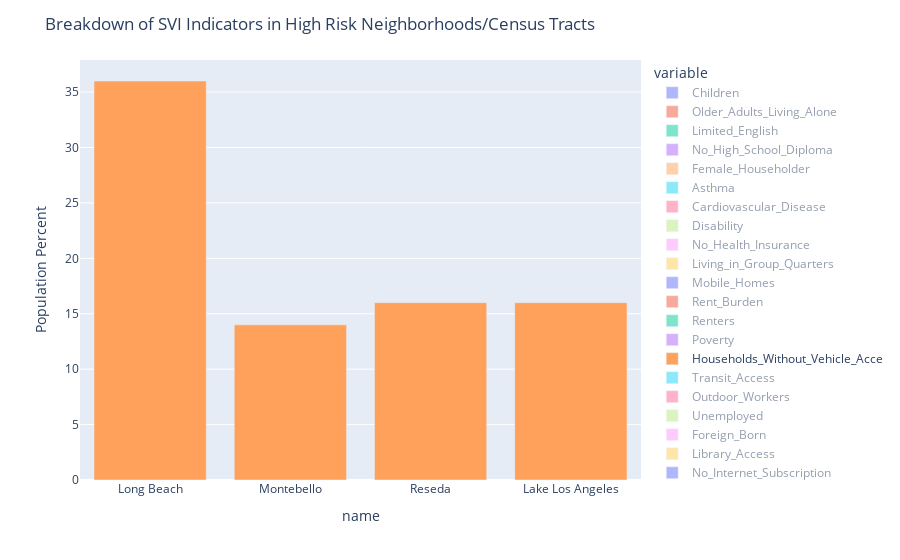

Notebook code cell kept with this figure:
### Code cell
# make a stacked bar chart
fig = px.bar(featured,
       x='name',
       y=svi_indicators,
      #color='grp_description', # this creates the "stack"
        labels={'Social Vulnerability Indicators'})
#adding titles
fig.update_layout(
    title='Breakdown of SVI Indicators in High Risk Neighborhoods/Census Tracts',
    yaxis=dict(
        title='Population Percent'))

fig.show()

### Figure 1 — Plotly figure (JSON) as saved in the notebook; plotly's stock layout.template omitted (floating-point values rounded to 4 significant figures)
{"data": [{"alignmentgroup": "True", "hovertemplate": "variable=Children<br>name=%{x}<br>value=%{y}<extra></extra>", "legendgroup": "Children", "marker": {"color": "#636efa", "pattern": {"shape": ""}}, "name": "Children", "offsetgroup": "Children", "orientation": "v", "showlegend": true, "textposition": "auto", "type": "bar", "visible": "legendonly", "x": ["Long Beach", "Montebello", "Reseda", "Lake Los Angeles"], "xaxis": "x", "y": [26, 26, 20, 19], "yaxis": "y"}, {"alignmentgroup": "True", "hovertemplate": "variable=Older_Adults_Living_Alone<br>name=%{x}<br>value=%{y}<extra></extra>", "legendgroup": "Older_Adults_Living_Alone", "marker": {"color": "#EF553B", "pattern": {"shape": ""}}, "name": "Older_Adults_Living_Alone", "offsetgroup": "Older_Adults_Living_Alone", "orientation": "v", "showlegend": true, "textposition": "auto", "type": "bar", "visible": "legendonly", "x": ["Long Beach", "Montebello", "Reseda", "Lake Los Angeles"], "xaxis": "x", "y": [30, 20, 18, 28], "yaxis": "y"}, {"alignmentgroup": "True", "hovertemplate": "variable=Limited_English<br>name=%{x}<br>value=%{y}<extra></extra>", "legendgroup": "Limited_English", "marker": {"color": "#00cc96", "pattern": {"shape": ""}}, "name": "Limited_English", "offsetgroup": "Limited_English", "orientation": "v", "showlegend": true, "textposition": "auto", "type": "bar", "visible": "legendonly", "x": ["Long Beach", "Montebello", "Reseda", "Lake Los Angeles"], "xaxis": "x", "y": [23, 36, 23, 12], "yaxis": "y"}, {"alignmentgroup": "True", "hovertemplate": "variable=No_High_School_Diploma<br>name=%{x}<br>value=%{y}<extra></extra>", "legendgroup": "No_High_School_Diploma", "marker": {"color": "#ab63fa", "pattern": {"shape": ""}}, "name": "No_High_School_Diploma", "offsetgroup": "No_High_School_Diploma", "orientation": "v", "showlegend": true, "textposition": "auto", "type": "bar", "visible": "legendonly", "x": ["Long Beach", "Montebello", "Reseda", "Lake Los Angeles"], "xaxis": "x", "y": [35, 44, 18, 43], "yaxis": "y"}, {"alignmentgroup": "True", "hovertemplate": "variable=Female_Householder<br>name=%{x}<br>value=%{y}<extra></extra>", "legendgroup": "Female_Householder", "marker": {"color": "#FFA15A", "pattern": {"shape": ""}}, "name": "Female_Householder", "offsetgroup": "Female_Householder", "orientation": "v", "showlegend": true, "textposition": "auto", "type": "bar", "visible": "legendonly", "x": ["Long Beach", "Montebello", "Reseda", "Lake Los Angeles"], "xaxis": "x", "y": [8, 14, 7, 6], "yaxis": "y"}, {"alignmentgroup": "True", "hovertemplate": "variable=Asthma<br>name=%{x}<br>value=%{y}<extra></extra>", "legendgroup": "Asthma", "marker": {"color": "#19d3f3", "pattern": {"shape": ""}}, "name": "Asthma", "offsetgroup": "Asthma", "orientation": "v", "showlegend": true, "textposition": "auto", "type": "bar", "visible": "legendonly", "x": ["Long Beach", "Montebello", "Reseda", "Lake Los Angeles"], "xaxis": "x", "y": [115, 41, 73, 108], "yaxis": "y"}, {"alignmentgroup": "True", "hovertemplate": "variable=Cardiovascular_Disease<br>name=%{x}<br>value=%{y}<extra></extra>", "legendgroup": "Cardiovascular_Disease", "marker": {"color": "#FF6692", "pattern": {"shape": ""}}, "name": "Cardiovascular_Disease", "offsetgroup": "Cardiovascular_Disease", "orientation": "v", "showlegend": true, "textposition": "auto", "type": "bar", "visible": "legendonly", "x": ["Long Beach", "Montebello", "Reseda", "Lake Los Angeles"], "xaxis": "x", "y": [11, 8, 10, 13], "yaxis": "y"}, {"alignmentgroup": "True", "hovertemplate": "variable=Disability<br>name=%{x}<br>value=%{y}<extra></extra>", "legendgroup": "Disability", "marker": {"color": "#B6E880", "pattern": {"shape": ""}}, "name": "Disability", "offsetgroup": "Disability", "orientation": "v", "showlegend": true, "textposition": "auto", "type": "bar", "visible": "legendonly", "x": ["Long Beach", "Montebello", "Reseda", "Lake Los Angeles"], "xaxis": "x", "y": [15, 18, 12, 21], "yaxis": "y"}, {"alignmentgroup": "True", "hovertemplate": "variable=No_Health_Insurance<br>name=%{x}<br>value=%{y}<extra></extra>", "legendgroup": "No_Health_Insurance", "marker": {"color": "#FF97FF", "pattern": {"shape": ""}}, "name": "No_Health_Insurance", "offsetgroup": "No_Health_Insurance", "orientation": "v", "showlegend": true, "textposition": "auto", "type": "bar", "visible": "legendonly", "x": ["Long Beach", "Montebello", "Reseda", "Lake Los Angeles"], "xaxis": "x", "y": [14, 14, 9, 9], "yaxis": "y"}, {"alignmentgroup": "True", "hovertemplate": "variable=Living_in_Group_Quarters<br>name=%{x}<br>value=%{y}<extra></extra>", "legendgroup": "Living_in_Group_Quarters", "marker": {"color": "#FECB52", "pattern": {"shape": ""}}, "name": "Living_in_Group_Quarters", "offsetgroup": "Living_in_Group_Quarters", "orientation": "v", "showlegend": true, "textposition": "auto", "type": "bar", "visible": "legendonly", "x": ["Long Beach", "Montebello", "Reseda", "Lake Los Angeles"], "xaxis": "x", "y": [0, 0, 3, 0], "yaxis": "y"}, {"alignmentgroup": "True", "hovertemplate": "variable=Mobile_Homes<br>name=%{x}<br>value=%{y}<extra></extra>", "legendgroup": "Mobile_Homes", "marker": {"color": "#636efa", "pattern": {"shape": ""}}, "name": "Mobile_Homes", "offsetgroup": "Mobile_Homes", "orientation": "v", "showlegend": true, "textposition": "auto", "type": "bar", "visible": "legendonly", "x": ["Long Beach", "Montebello", "Reseda", "Lake Los Angeles"], "xaxis": "x", "y": [0, 0, 0, 19], "yaxis": "y"}, {"alignmentgroup": "True", "hovertemplate": "variable=Rent_Burden<br>name=%{x}<br>value=%{y}<extra></extra>", "legendgroup": "Rent_Burden", "marker": {"color": "#EF553B", "pattern": {"shape": ""}}, "name": "Rent_Burden", "offsetgroup": "Rent_Burden", "orientation": "v", "showlegend": true, "textposition": "auto", "type": "bar", "visible": "legendonly", "x": ["Long Beach", "Montebello", "Reseda", "Lake Los Angeles"], "xaxis": "x", "y": [57, 71, 56, 55], "yaxis": "y"}, {"alignmentgroup": "True", "hovertemplate": "variable=Renters<br>name=%{x}<br>value=%{y}<extra></extra>", "legendgroup": "Renters", "marker": {"color": "#00cc96", "pattern": {"shape": ""}}, "name": "Renters", "offsetgroup": "Renters", "orientation": "v", "showlegend": true, "textposition": "auto", "type": "bar", "visible": "legendonly", "x": ["Long Beach", "Montebello", "Reseda", "Lake Los Angeles"], "xaxis": "x", "y": [88, 72, 58, 36], "yaxis": "y"}, {"alignmentgroup": "True", "hovertemplate": "variable=Poverty<br>name=%{x}<br>value=%{y}<extra></extra>", "legendgroup": "Poverty", "marker": {"color": "#ab63fa", "pattern": {"shape": ""}}, "name": "Poverty", "offsetgroup": "Poverty", "orientation": "v", "showlegend": true, "textposition": "auto", "type": "bar", "visible": "legendonly", "x": ["Long Beach", "Montebello", "Reseda", "Lake Los Angeles"], "xaxis": "x", "y": [36, 23, 14, 32], "yaxis": "y"}, {"alignmentgroup": "True", "hovertemplate": "variable=Households_Without_Vehicle_Acce<br>name=%{x}<br>value=%{y}<extra></extra>", "legendgroup": "Households_Without_Vehicle_Acce", "marker": {"color": "#FFA15A", "pattern": {"shape": ""}}, "name": "Households_Without_Vehicle_Acce", "offsetgroup": "Households_Without_Vehicle_Acce", "orientation": "v", "showlegend": true, "textposition": "auto", "type": "bar", "visible": true, "x": ["Long Beach", "Montebello", "Reseda", "Lake Los Angeles"], "xaxis": "x", "y": [36, 14, 16, 16], "yaxis": "y"}, {"alignmentgroup": "True", "hovertemplate": "variable=Transit_Access<br>name=%{x}<br>value=%{y}<extra></extra>", "legendgroup": "Transit_Access", "marker": {"color": "#19d3f3", "pattern": {"shape": ""}}, "name": "Transit_Access", "offsetgroup": "Transit_Access", "orientation": "v", "showlegend": true, "textposition": "auto", "type": "bar", "visible": "legendonly", "x": ["Long Beach", "Montebello", "Reseda", "Lake Los Angeles"], "xaxis": "x", "y": [100, 100, 100, 0], "yaxis": "y"}, {"alignmentgroup": "True", "hovertemplate": "variable=Outdoor_Workers<br>name=%{x}<br>value=%{y}<extra></extra>", "legendgroup": "Outdoor_Workers", "marker": {"color": "#FF6692", "pattern": {"shape": ""}}, "name": "Outdoor_Workers", "offsetgroup": "Outdoor_Workers", "orientation": "v", "showlegend": true, "textposition": "auto", "type": "bar", "visible": "legendonly", "x": ["Long Beach", "Montebello", "Reseda", "Lake Los Angeles"], "xaxis": "x", "y": [7, 8, 11, 18], "yaxis": "y"}, {"alignmentgroup": "True", "hovertemplate": "variable=Unemployed<br>name=%{x}<br>value=%{y}<extra></extra>", "legendgroup": "Unemployed", "marker": {"color": "#B6E880", "pattern": {"shape": ""}}, "name": "Unemployed", "offsetgroup": "Unemployed", "orientation": "v", "showlegend": true, "textposition": "auto", "type": "bar", "visible": "legendonly", "x": ["Long Beach", "Montebello", "Reseda", "Lake Los Angeles"], "xaxis": "x", "y": [6, 3, 3, 5], "yaxis": "y"}, {"alignmentgroup": "True", "hovertemplate": "variable=Foreign_Born<br>name=%{x}<br>value=%{y}<extra></extra>", "legendgroup": "Foreign_Born", "marker": {"color": "#FF97FF", "pattern": {"shape": ""}}, "name": "Foreign_Born", "offsetgroup": "Foreign_Born", "orientation": "v", "showlegend": true, "textposition": "auto", "type": "bar", "visible": "legendonly", "x": ["Long Beach", "Montebello", "Reseda", "Lake Los Angeles"], "xaxis": "x", "y": [39, 40, 44, 24], "yaxis": "y"}, {"alignmentgroup": "True", "hovertemplate": "variable=Library_Access<br>name=%{x}<br>value=%{y}<extra></extra>", "legendgroup": "Library_Access", "marker": {"color": "#FECB52", "pattern": {"shape": ""}}, "name": "Library_Access", "offsetgroup": "Library_Access", "orientation": "v", "showlegend": true, "textposition": "auto", "type": "bar", "visible": "legendonly", "x": ["Long Beach", "Montebello", "Reseda", "Lake Los Angeles"], "xaxis": "x", "y": [0, 2, 0, 7], "yaxis": "y"}, {"alignmentgroup": "True", "hovertemplate": "variable=No_Internet_Subscription<br>name=%{x}<br>value=%{y}<extra></extra>", "legendgroup": "No_Internet_Subscription", "marker": {"color": "#636efa", "pattern": {"shape": ""}}, "name": "No_Internet_Subscription", "offsetgroup": "No_Internet_Subscription", "orientation": "v", "showlegend": true, "textposition": "auto", "type": "bar", "visible": "legendonly", "x": ["Long Beach", "Montebello", "Reseda", "Lake Los Angeles"], "xaxis": "x", "y": [35, 46, 23, 44], "yaxis": "y"}, {"alignmentgroup": "True", "hovertemplate": "variable=Hispanic_Latinx<br>name=%{x}<br>value=%{y}<extra></extra>", "legendgroup": "Hispanic_Latinx", "marker": {"color": "#EF553B", "pattern": {"shape": ""}}, "name": "Hispanic_Latinx", "offsetgroup": "Hispanic_Latinx", "orientation": "v", "showlegend": true, "textposition": "auto", "type": "bar", "visible": "legendonly", "x": ["Long Beach", "Montebello", "Reseda", "Lake Los Angeles"], "xaxis": "x", "y": [61, 93, 33, 48], "yaxis": "y"}, {"alignmentgroup": "True", "hovertemplate": "variable=White<br>name=%{x}<br>value=%{y}<extra></extra>", "legendgroup": "White", "marker": {"color": "#00cc96", "pattern": {"shape": ""}}, "name": "White", "offsetgroup": "White", "orientation": "v", "showlegend": true, "textposition": "auto", "type": "bar", "visible": "legendonly", "x": ["Long Beach", "Montebello", "Reseda", "Lake Los Angeles"], "xaxis": "x", "y": [17, 4, 51, 44], "yaxis": "y"}, {"alignmentgroup": "True", "hovertemplate": "variable=Black<br>name=%{x}<br>value=%{y}<extra></extra>", "legendgroup": "Black", "marker": {"color": "#ab63fa", "pattern": {"shape": ""}}, "name": "Black", "offsetgroup": "Black", "orientation": "v", "showlegend": true, "textposition": "auto", "type": "bar", "visible": "legendonly", "x": ["Long Beach", "Montebello", "Reseda", "Lake Los Angeles"], "xaxis": "x", "y": [11, 1, 4, 1], "yaxis": "y"}, {"alignmentgroup": "True", "hovertemplate": "variable=Native_Tribal<br>name=%{x}<br>value=%{y}<extra></extra>", "legendgroup": "Native_Tribal", "marker": {"color": "#FFA15A", "pattern": {"shape": ""}}, "name": "Native_Tribal", "offsetgroup": "Native_Tribal", "orientation": "v", "showlegend": true, "textposition": "auto", "type": "bar", "visible": "legendonly", "x": ["Long Beach", "Montebello", "Reseda", "Lake Los Angeles"], "xaxis": "x", "y": [0, 0, 0, 0], "yaxis": "y"}, {"alignmentgroup": "True", "hovertemplate": "variable=Asian<br>name=%{x}<br>value=%{y}<extra></extra>", "legendgroup": "Asian", "marker": {"color": "#19d3f3", "pattern": {"shape": ""}}, "name": "Asian", "offsetgroup": "Asian", "orientation": "v", "showlegend": true, "textposition": "auto", "type": "bar", "visible": "legendonly", "x": ["Long Beach", "Montebello", "Reseda", "Lake Los Angeles"], "xaxis": "x", "y": [8, 0, 8, 2], "yaxis": "y"}, {"alignmentgroup": "True", "hovertemplate": "variable=NHOPI<br>name=%{x}<br>value=%{y}<extra></extra>", "legendgroup": "NHOPI", "marker": {"color": "#FF6692", "pattern": {"shape": ""}}, "name": "NHOPI", "offsetgroup": "NHOPI", "orientation": "v", "showlegend": true, "textposition": "auto", "type": "bar", "visible": "legendonly", "x": ["Long Beach", "Montebello", "Reseda", "Lake Los Angeles"], "xaxis": "x", "y": [0, 0, 0, 0], "yaxis": "y"}, {"alignmentgroup": "True", "hovertemplate": "variable=Other_Race<br>name=%{x}<br>value=%{y}<extra></extra>", "legendgroup": "Other_Race", "marker": {"color": "#B6E880", "pattern": {"shape": ""}}, "name": "Other_Race", "offsetgroup": "Other_Race", "orientation": "v", "showlegend": true, "textposition": "auto", "type": "bar", "visible": "legendonly", "x": ["Long Beach", "Montebello", "Reseda", "Lake Los Angeles"], "xaxis": "x", "y": [0, 0, 0, 0], "yaxis": "y"}], "layout": {"autosize": true, "barmode": "relative", "legend": {"title": {"text": "variable"}, "tracegroupgap": 0}, "margin": {"t": 60}, "title": {"text": "Breakdown of SVI Indicators in High Risk Neighborhoods/Census Tracts"}, "xaxis": {"anchor": "y", "autorange": true, "domain": [0, 1], "range": [-0.5, 3.5], "title": {"text": "name"}, "type": "category"}, "yaxis": {"anchor": "x", "autorange": true, "domain": [0, 1], "range": [0, 37.89], "title": {"text": "Population Percent"}, "type": "linear"}}}
